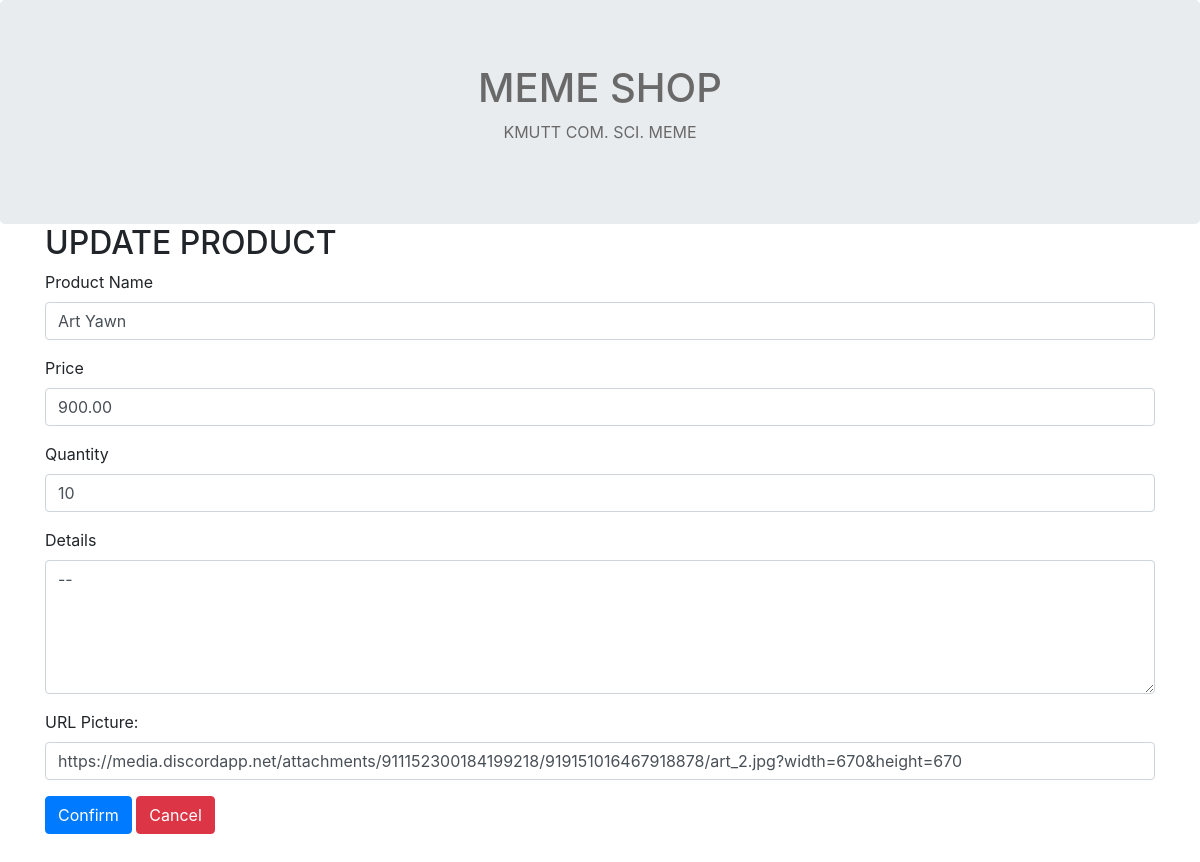
Page /update.php?id=1 on the committed database.
### tables this page shows
create table product
( product_id int auto_increment,
  product_name varchar(30) not null,	
  product_price  numeric(10,2) not null,
  product_quantity  int not null,
  product_detail varchar(1000),
  image_url varchar(500),
  primary key(product_id)
);

### public/update.php (the view, shortened to what this page needs)
<?php
require_once "config.php";
$p_name = $price = $quantity = $detail = $url = "";
$name_err = $price_err = $quantity_err = "";
if(isset($_POST["id"]) && !empty($_POST["id"])){
  $product_id = $_POST["id"];
  $input_name = $_POST["Product_Name"];
  if(empty($input_name)){
    $name_err = "Please enter a name.";
  }
  elseif(!filter_var($input_name, FILTER_VALIDATE_REGEXP, array("options"=>array("regexp"=>"/^[a-zA-Z\s]+$/")))){
    $name_err = "Please enter a valid name.";
  }
  else{
    $p_name = $input_name;
  }
  $input_price = $_POST["price"];
  if(empty($input_price)){
    $price_err = "Please enter a price";
  }
  else if(!is_numeric($input_price)){
    $price_err = "Please enter valid price.";
  }
  else if($input_price < 0){
    $price_err = "Please enter a valid price (only positive value is allowed).";
  }
  else if(strlen($input_price) - strrpos($input_price, '.') - 1 > 2){
    $price_err = "Please enter a valid price (only 2 decimal points is allowed).";
  }
  else{
    $price = $input_price;
  }
  $input_quantity = $_POST["quantity"];
  if(empty($input_quantity)){
    $quantity_err = "Please enter the quantity.";
  }
  else if (filter_var($input_quantity, FILTER_VALIDATE_INT) == false){
    $quantity_err = "Please enter a valid quantity (only integer value is allowed).";
  }
  elseif(!ctype_digit($input_quantity)){
    $quantity_err = "Please enter a valid quantity (only positive value is allowed).";
  }
  else{
    $quantity = $input_quantity;
  }
  $detail = $_POST["detail"];
  $url = $_POST["imageurl"];
  if(empty($name_err) && empty($price_err) && empty($quantity_err)){
    $sql = "UPDATE product SET product_name=?, product_price=?, product_quantity=?, product_detail=?, image_url=? WHERE product_id=?";
    if($stmt = mysqli_prepare($link, $sql)){
      mysqli_stmt_bind_param($stmt, "sdissi", $param_name, $param_price, $param_quantity, $param_detail, $param_url, $param_id);
      $param_name = $p_name;
      $param_price = $price;
      $param_quantity = $quantity;
      $param_detail = $detail;
      $param_url = $url;
      $param_id = $product_id;
      if(mysqli_stmt_execute($stmt)){
        header("location: product.php");
        exit();
      }
      else{
        echo "Something went wrong. Please try again later.";
      }
    }
    mysqli_stmt_close($stmt);
  }
  mysqli_close($link);
} else{
    if(isset($_GET["id"]) && !empty($_GET["id"])){
        $sql = "SELECT * FROM product WHERE product_id = ?";
        if($stmt = mysqli_prepare($link, $sql)){
            mysqli_stmt_bind_param($stmt, "i", $param_id);
            if(mysqli_stmt_execute($stmt)){
                $result = mysqli_stmt_get_result($stmt);
                if(mysqli_num_rows($result) == 1){
                    $row = mysqli_fetch_array($result, MYSQLI_ASSOC);
                    $p_name = $row["product_name"];
                    $price = $row["product_price"];
                    $quantity = $row["product_quantity"];
                    $detail = $row["product_detail"];
                    $url = $row["image_url"];
                } else{
                    header("location: error.php");
                    exit();
                }
            } else{
                echo "Something went wrong. Please try again later.";
            }
        }
    }  else{
        header("location: error.php");
        exit();
    }
  }
?>
<!DOCTYPE html>
<html lang="en">
<head>
  <link rel="stylesheet" href="https://maxcdn.bootstrapcdn.com/bootstrap/4.5.2/css/bootstrap.min.css">
  <link rel="stylesheet" href="https://cdnjs.cloudflare.com/ajax/libs/font-awesome/4.7.0/css/font-awesome.min.css">
</head>
<body>
<div class="jumbotron text-center"style="margin-bottom: 0;color: dimgray;">
  <h1>MEME SHOP</h1>
  <p>KMUTT COM. SCI. MEME</p>
</div>
<div class="container" style="margin-bottom: 100px">
  <h2>UPDATE PRODUCT</h2>
  <form action="<?php echo htmlspecialchars(basename($_SERVER['REQUEST_URI'])); ?>" method="post">
  <div class="form-group">
    <label for="Product_Name">Product Name</label>
    <input type="text" class="form-control <?php echo (!empty($name_err)) ? 'is-invalid' : ''; ?>" id="Product_Name" name="Product_Name" value="<?php echo $p_name; ?>">
  </div>
  <div class="form-group">
    <label for="price">Price</label>
    <input type="text" class="form-control <?php echo (!empty($price_err)) ? 'is-invalid' : ''; ?>" id="price" name="price" value="<?php echo $price; ?>">
  </div>
  <div class="form-group">
    <label for="quantity">Quantity</label>
    <input type="text" class="form-control <?php echo (!empty($quantity_err)) ? 'is-invalid' : ''; ?>" id="quantity" name="quantity" value="<?php echo $quantity; ?>">
  </div>
  <div class="form-group">
    <label for="quantity">Details</label>
    <textarea class="form-control" rows="5" id="detail" name="detail"><?php echo $detail; ?></textarea>
  </div>
  <div class="form-group">
      <label for="imageurl">URL Picture:</label>
      <input type="text" class="form-control" id="imageurl" name="imageurl" value="<?php echo $url; ?>">
  </div>
  <td><button type="submit" class="btn btn-primary">Confirm</button></td>
  <td><a href="product.php"class ="btn btn-danger">Cancel</a></td>
 </form>
</div>
<body>

### rows in the picture
product: Product_Name "Art Yawn", price "900.00", quantity "10", detail "--", imageurl "https://media.discordapp.net/attachments/911152300184199218/919151016467918878/art_2.jpg?width=670&height=670"
